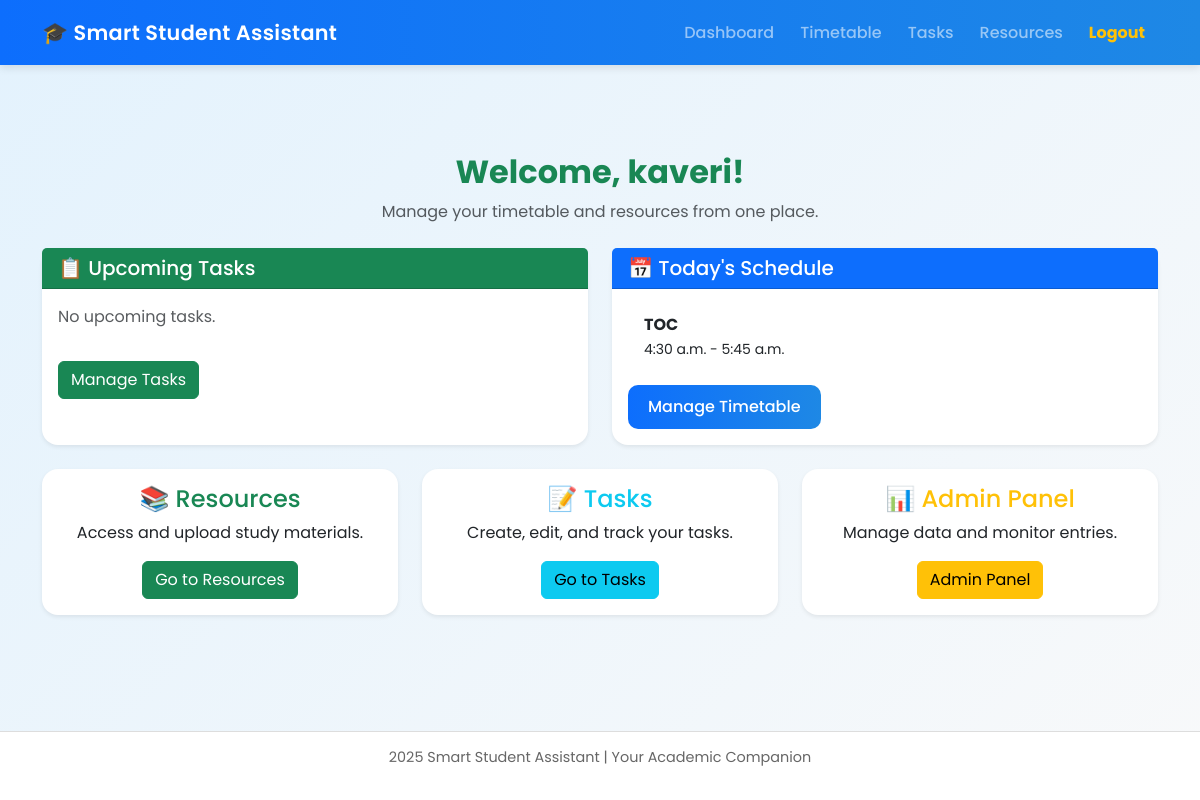
The page /dashboard/ (signed in) on the database its author committed.
### core/models.py (models this page shows, shortened)
class Timetable(models.Model):
    user = models.ForeignKey(User, on_delete=models.CASCADE)
    subject = models.CharField(max_length=100)
    day = models.CharField(max_length=20, choices=DAYS)
    start_time = models.TimeField()
    end_time = models.TimeField()
    notes = models.TextField(blank=True)
    class Meta:
        ordering = ['day', 'start_time']

### core/views.py (the view)
@login_required
def dashboard(request):
    from datetime import date, timedelta
    today = date.today()
    upcoming_tasks = Task.objects.filter(user=request.user, due_date__gte=today, completed=False).order_by('due_date')[:5]
    today_timetable = Timetable.objects.filter(user=request.user, day=today.strftime('%A')).order_by('start_time')
    return render(request, 'core/dashboard.html', {
        'upcoming_tasks': upcoming_tasks,
        'today_timetable': today_timetable,
    })

### core/templates/core/dashboard.html
{% extends 'core/base.html' %}
{% block content %}
<div class="container mt-5">
  <div class="text-center mb-4">
    <h2 class="fw-bold text-success">Welcome, {{ user.username }}!</h2>
    <p class="text-muted">Manage your timetable and resources from one place.</p>
  </div>
  <div class="row">
    <div class="col-md-6 mb-4">
      <div class="card shadow-sm rounded-4 border-0 h-100">
        <div class="card-header bg-success text-white">
          <h5 class="mb-0">📋 Upcoming Tasks</h5>
        </div>
        <div class="card-body">
          {% if upcoming_tasks %}
            <ul class="list-group list-group-flush">
              {% for task in upcoming_tasks %}
                <li class="list-group-item d-flex justify-content-between align-items-center">
                  {{ task.title }}
                  <span class="badge bg-warning text-dark">{{ task.due_date|date:"M d" }}</span>
                </li>
              {% endfor %}
            </ul>
          {% else %}
            <p class="text-muted">No upcoming tasks.</p>
          {% endif %}
          <a href="{% url 'tasks' %}" class="btn btn-success mt-3">Manage Tasks</a>
        </div>
      </div>
    </div>
    <div class="col-md-6 mb-4">
      <div class="card shadow-sm rounded-4 border-0 h-100">
        <div class="card-header bg-primary text-white">
          <h5 class="mb-0">📅 Today's Schedule</h5>
        </div>
        <div class="card-body">
          {% if today_timetable %}
            <ul class="list-group list-group-flush">
              {% for entry in today_timetable %}
                <li class="list-group-item">
                  <strong>{{ entry.subject }}</strong><br>
                  <small>{{ entry.start_time }} - {{ entry.end_time }}</small>
                </li>
              {% endfor %}
            </ul>
          {% else %}
            <p class="text-muted">No classes today.</p>
          {% endif %}
          <a href="{% url 'timetable' %}" class="btn btn-primary mt-3">Manage Timetable</a>
        </div>
      </div>
    </div>
  </div>
  <div class="row">
    <div class="col-md-4 mb-4">
      <div class="card shadow-sm rounded-4 border-0 h-100">
        <div class="card-body text-center">
          <h4 class="card-title text-success">📚 Resources</h4>
          <p class="card-text">Access and upload study materials.</p>
          <a href="{% url 'resources' %}" class="btn btn-success">Go to Resources</a>
        </div>
      </div>
    </div>
    <div class="col-md-4 mb-4">
      <div class="card shadow-sm rounded-4 border-0 h-100">
        <div class="card-body text-center">
          <h4 class="card-title text-info">📝 Tasks</h4>
          <p class="card-text">Create, edit, and track your tasks.</p>
          <a href="{% url 'tasks' %}" class="btn btn-info">Go to Tasks</a>
        </div>
      </div>
    </div>
    <div class="col-md-4 mb-4">
      <div class="card shadow-sm rounded-4 border-0 h-100">
        <div class="card-body text-center">
          <h4 class="card-title text-warning">📊 Admin Panel</h4>
          <p class="card-text">Manage data and monitor entries.</p>
          <a href="/admin/" class="btn btn-warning">Admin Panel</a>
        </div>
      </div>
    </div>
  </div>
</div>
{% endblock %}

### core/templates/core/base.html (style rules this page uses)
body { background: linear-gradient(135deg, #e3f2fd, #f8f9fa); font-family: 'Poppins', sans-serif; color: #333; min-height: 100vh; display: flex; flex-direction: column; }
.card { border: none; border-radius: 15px; box-shadow: 0 6px 20px rgba(0, 0, 0, 0.08); background: #fff; transition: all 0.3s ease-in-out; }
.btn-primary { background: linear-gradient(90deg, #0d6efd, #1e88e5); border: none; border-radius: 10px; padding: 10px 20px; font-weight: 500; transition: all 0.3s ease; }

### rows shown on the page
Timetable: subject "TOC", start_time "4:30 a.m.", end_time "5:45 a.m."

### other values the page prints
{{ user.username }} "kaveri"
